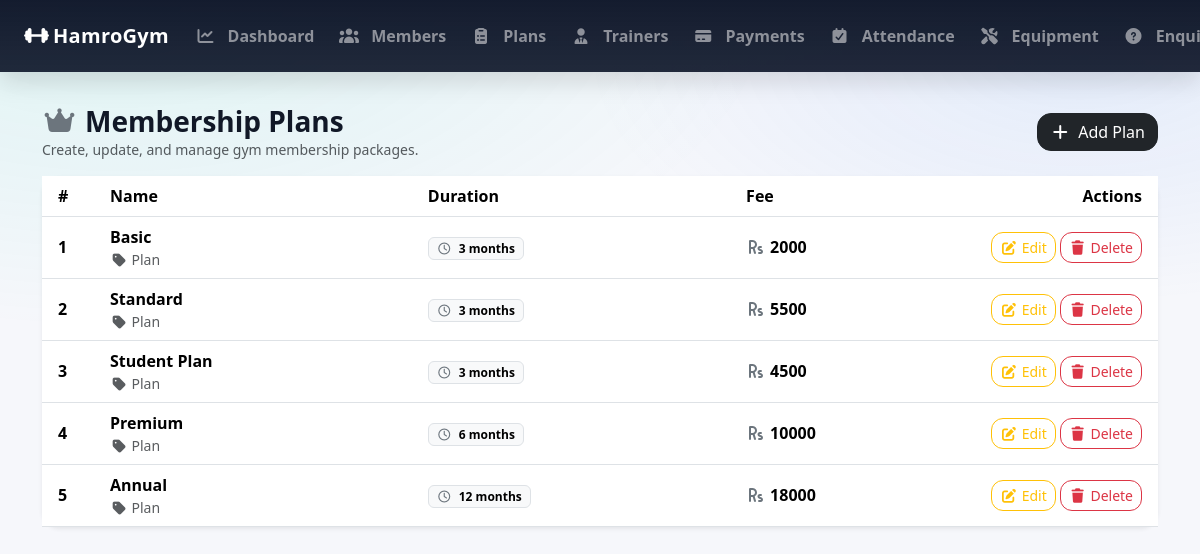
The page /admin_plans/ (signed in) on the database its author committed.
### GymApp/models.py (models this page shows, shortened)
class MembershipPlan(models.Model):
    name = models.CharField(max_length=100)
    duration_months = models.PositiveIntegerField()
    fee = models.PositiveIntegerField()
    description = models.TextField(blank=True)

### GymApp/views.py (the view)
    def wrapper(request, *args, **kwargs):
        if not request.user.is_authenticated or getattr(request.user, 'role', None) != 'ADMIN':
            messages.error(request, 'You must be logged in as an admin to access this page.')
            return redirect('admin_login')  # Redirect to the admin login page
        return view_func(request, *args, **kwargs)

### GymApp/views.py (called while the page is built)
def admin_required(view_func):
    def wrapper(request, *args, **kwargs):
        if not request.user.is_authenticated or getattr(request.user, 'role', None) != 'ADMIN':
            messages.error(request, 'You must be logged in as an admin to access this page.')
            return redirect('admin_login')  # Redirect to the admin login page
        return view_func(request, *args, **kwargs)
    return wrapper

@admin_required
def admin_plans_list(request):
    plans = MembershipPlan.objects.all().order_by('duration_months') # Fetch all membership plans from the database and order them by duration
    return render(request, 'admin_plans_list.html', {'plans': plans})

### GymApp/templates/admin_plans_list.html (shortened to what this page needs)
{% extends 'base.html' %}
{% block content %}
<div class="d-flex flex-wrap justify-content-between align-items-center gap-2 mb-3">
    <div>
        <h3 class="mb-0 fw-bold">
            <i class="fa-solid fa-crown me-2 text-secondary"></i>Membership Plans
        </h3>
        <div class="text-muted small">Create, update, and manage gym membership packages.</div>
    </div>
    <a href="{% url 'admin_plan_add' %}" class="btn btn-dark" style="border-radius:14px;">
        <i class="fa-solid fa-plus me-2"></i>Add Plan
    </a>
</div>
<div class="card border-0 shadow-sm" style="border-radius:18px;">
    <div class="card-body p-0">
        <div class="table-responsive">
            <table class="table table-hover align-middle mb-0">
                <thead style="background: rgba(15,23,42,.98); color: #fff;">
                <tr>
                    <th class="ps-3" style="width:60px;">#</th>
                    <th>Name</th>
                    <th>Duration</th>
                    <th>Fee</th>
                    <th class="text-end pe-3" style="width:190px;">Actions</th>
                </tr>
                </thead>
                <tbody>
                {% for p in plans %}
                    <tr>
                        <td class="ps-3 fw-semibold">{{ forloop.counter }}</td>
                        <td>
                            <div class="fw-semibold">{{ p.name }}</div>
                            <div class="small text-muted">
                                <i class="fa-solid fa-tag me-1"></i>Plan
                            </div>
                        </td>
                        <td class="text-nowrap">
                            <span class="badge text-bg-light border">
                                <i class="fa-regular fa-clock me-1 text-secondary"></i>
                                {{ p.duration_months }} month{% if p.duration_months|default:0|add:0 != 1 %}s{% endif %}
                            </span>
                        </td>
                        <td class="text-nowrap">
                            <span class="fw-bold">
                                <i class="fa-solid fa-rupee-sign me-1 text-secondary"></i>{{ p.fee }}
                            </span>
                        </td>
                        <td class="text-end pe-3">
                            <a href="{% url 'admin_plan_edit' p.id %}"
                               class="btn btn-sm btn-outline-warning"
                               style="border-radius:12px;">
                                <i class="fa-solid fa-pen-to-square me-1"></i>Edit
                            </a>
                            <form method="post" action="{% url 'admin_plan_delete' p.id %}"
                                  class="d-inline-block">
                                <button type="submit"
                                        class="btn btn-sm btn-outline-danger"
                                        style="border-radius:12px;"
                                        onclick="return confirm('Delete this plan?');">
                                    <i class="fa-solid fa-trash me-1"></i>Delete
                                </button>
                            </form>
                        </td>
                    </tr>
                {% endfor %}
                </tbody>
            </table>
        </div>
    </div>
</div>
{% endblock %}

### GymApp/templates/base.html (style rules this page uses)
:root { --brand: #00d1b2; --dark-2: #0f172a; --card: #ffffff; --muted: #6b7280; }
html { margin: 0; padding: 0; }
body { margin: 0 !important; padding: 0 !important; background: radial-gradient( 1200px 600px at 10% 0%, rgba(0, 209, 178, 0.1), transparent 55% ), radial-gradient( 900px 450px at 90% 10%, rgba(59, 130, 246, 0.1), transparent 55% ), #f6f7fb; color: #111827; }

### rows shown on the page
MembershipPlan: name "Basic", duration_months "3", fee "2000"
MembershipPlan: name "Standard", duration_months "3", fee "5500"
MembershipPlan: name "Student Plan", duration_months "3", fee "4500"
MembershipPlan: name "Premium", duration_months "6", fee "10000"
MembershipPlan: name "Annual", duration_months "12", fee "18000"
